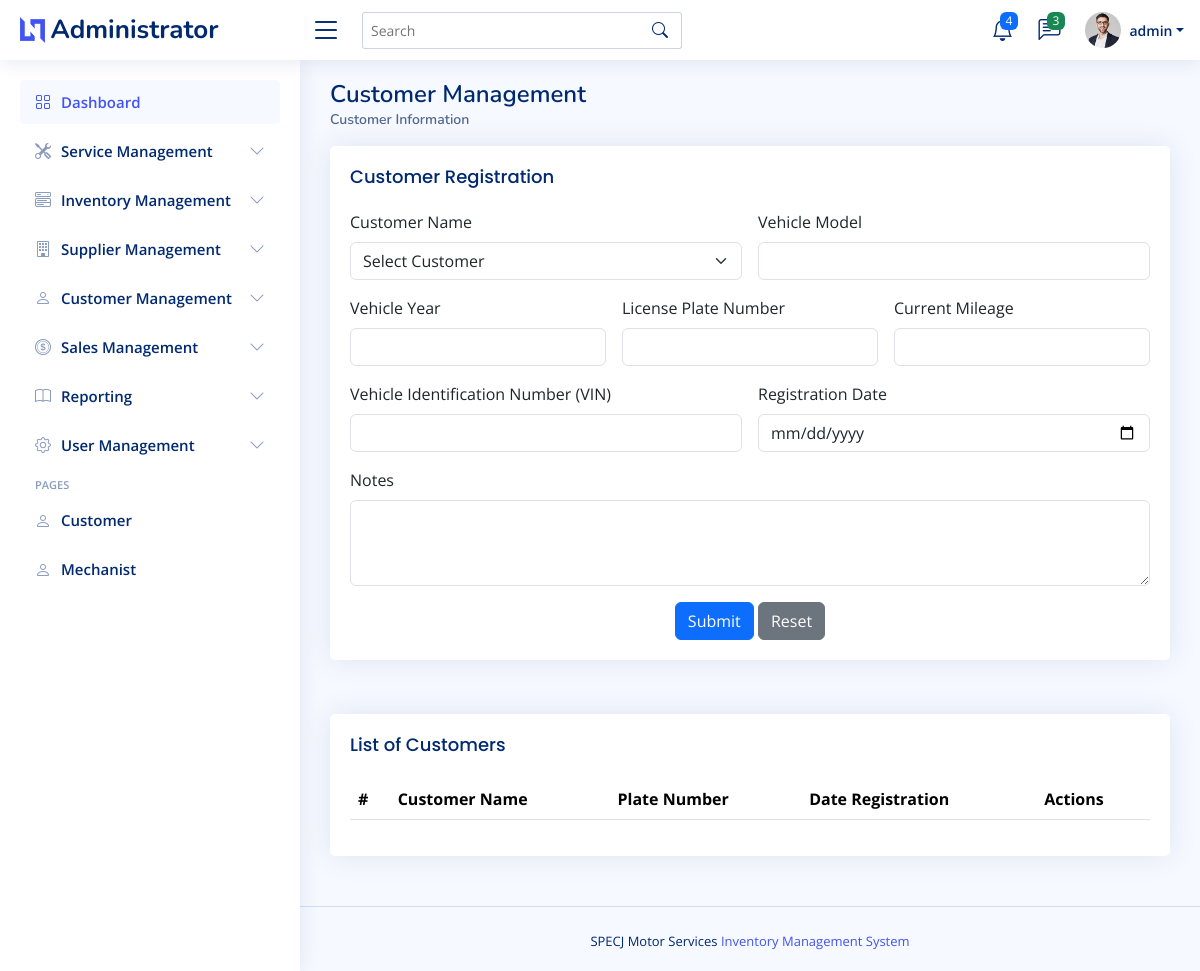
/admin/customer_vehicle_registration.php (signed in), run on an earlier commit of the app's database.
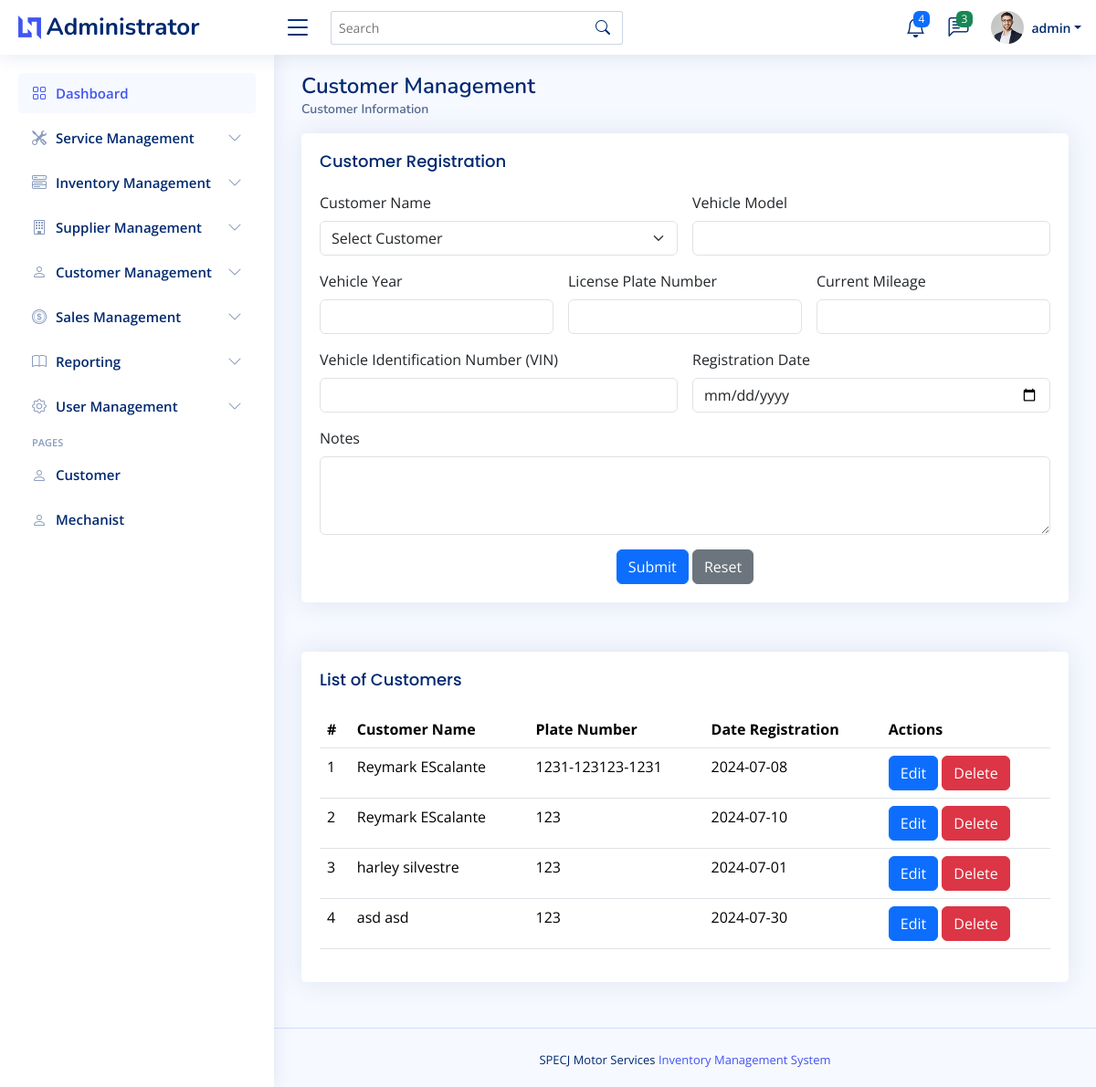
And on a later commit of the database.
### tables this page shows
CREATE TABLE `c_vehicles_registration_tbl`  (
  `id` int NOT NULL AUTO_INCREMENT,
  `customer_id` int NULL DEFAULT NULL,
  `vehicle_model` varchar(100) NOT NULL,
  `vehicle_year` int NOT NULL,
  `license_plate` varchar(20) NOT NULL,
  `mileage` int NULL DEFAULT NULL,
  `vin` varchar(50) NULL DEFAULT NULL,
  `registration_date` date NULL DEFAULT NULL,
  `notes` text NULL,
  PRIMARY KEY (`id`) USING BTREE,
  INDEX `customer_id`(`customer_id` ASC) USING BTREE,
  CONSTRAINT `c_vehicles_registration_tbl_ibfk_1` FOREIGN KEY (`customer_id`) REFERENCES `customers_tbl` (`id`) ON DELETE RESTRICT ON UPDATE RESTRICT
);

CREATE TABLE `customers_tbl`  (
  `id` int NOT NULL AUTO_INCREMENT,
  `c_firstname` varchar(255) NOT NULL,
  `c_lastname` varchar(100) NOT NULL,
  `email` varchar(100) NOT NULL,
  `phone` varchar(20) NOT NULL,
  `address` text NOT NULL,
  `registrationDate` timestamp NOT NULL DEFAULT current_timestamp,
  PRIMARY KEY (`id`) USING BTREE
);

### admin/customer_vehicle_registration.php (the view, shortened to what this page needs)
<?php include("admin_header.php"); ?>
<body>
    <?php
        include("admin_topnav.php");
        include("admin_sidenav.php");
    $sql_vehicle = "SELECT  c.id, c.c_firstname, c.c_lastname, c.phone, c.email, c.address,
    v.vehicle_model, v.vehicle_year, v.license_plate, v.mileage, v.vin, v.registration_date, v.notes , v.id
FROM customers_tbl c
INNER JOIN c_vehicles_registration_tbl v ON c.id = v.customer_id";
$result = $connection->query($sql_vehicle);
$c_vehicle = [];
if ($result->num_rows > 0) {
while($row = $result->fetch_assoc()) {
$c_vehicle[] = $row;
}
}
    ?>
    <main id="main" class="main">
        <div class="pagetitle">
            <h1>Customer Management</h1>
            <nav>
                <ol class="breadcrumb">
                    <li class="breadcrumb-item active">Customer Information</li>
                </ol>
            </nav>
        </div>
        <section class="section">
            <div class="row">
                <div class="col-lg-12">
                    <div class="card">
                        <div class="card-body">
                            <h5 class="card-title">Customer Registration</h5>
                            <form class="row g-3" action="process_code/customer_vehicle_registration.php" method="POST">
                                <div class="col-md-6">
                                    <label for="customer_name" class="form-label">Customer Name</label>
                                    <select name="customer_name" id="customer_name" class="form-select" onchange="updateCustomerInfo()">
                                        <option value="" selected>Select Customer</option>
                                    </select>
                                </div>
                                <div class="col-md-6">
                                    <label for="vehicle_model" class="form-label">Vehicle Model</label>
                                    <input type="text" class="form-control" id="vehicle_model" name="vehicle_model" required>
                                </div>
                                <div class="col-md-4">
                                    <label for="vehicle_year" class="form-label">Vehicle Year</label>
                                    <input type="number" class="form-control" id="vehicle_year" name="vehicle_year" required>
                                </div>
                                <div class="col-md-4">
                                    <label for="license_plate" class="form-label">License Plate Number</label>
                                    <input type="text" class="form-control" id="license_plate" name="license_plate" required>
                                </div>
                                <div class="col-md-4">
                                    <label for="mileage" class="form-label">Current Mileage</label>
                                    <input type="number" class="form-control" id="mileage" name="mileage">
                                </div>
                                <div class="col-md-6">
                                    <label for="vin" class="form-label">Vehicle Identification Number (VIN)</label>
                                    <input type="text" class="form-control" id="vin" name="vin">
                                </div>
                                <div class="col-md-6">
                                    <label for="registration_date" class="form-label">Registration Date</label>
                                    <input type="date" class="form-control" id="registration_date" name="registration_date">
                                </div>
                                <div class="col-md-12">
                                    <label for="notes" class="form-label">Notes</label>
                                    <textarea class="form-control" id="notes" name="notes" rows="3"></textarea>
                                </div>
                                <div class="text-center">
                                    <button type="submit" class="btn btn-primary">Submit</button>
                                    <button type="reset" class="btn btn-secondary">Reset</button>
                                </div>
                            </form>
                        </div>
                    </div>
                </div>
                <div class="col-lg-12 mt-4">
                    <div class="card">
                        <div class="card-body">
                            <h5 class="card-title">List of Customers</h5>
                            <div class="table-responsive">
                                <table class="table table-hover" id="customer_vehicle_datatable">
                                    <thead>
                                        <tr>
                                            <th scope="col">#</th>
                                            <th scope="col">Customer Name</th>
                                            <th scope="col">Plate Number</th>
                                            <th scope="col">Date Registration</th>
                                            <th scope="col">Actions</th>
                                        </tr>
                                    </thead>
                                    <tbody>
                                        <?php
                                            $count = 1;
                                            foreach ($c_vehicle as $vehicle) {
                                                echo "<tr>";
                                                echo "<td>".$count."</td>";
                                                echo "<td>".$vehicle['c_firstname'].' '.$vehicle['c_lastname']."</td>";
                                                echo "<td>".$vehicle['license_plate']."</td>";
                                                echo "<td>".$vehicle['registration_date']."</td>";
                                                echo "<td>";
                                                echo "<button class='btn btn-primary' data-toggle='modal' data-target='#editModal" . $vehicle['id'] . "'>Edit</button> ";
                                                echo "<button class='btn btn-danger' data-toggle='modal' data-target='#deleteModal" . $vehicle['id'] . "'>Delete</button>";
                                                echo "</td>";
                                                echo "</tr>";
                                                $count++;
                                            }
                                        ?>
                                    </tbody>
                                </table>
                            </div>
                        </div>
                    </div>
                </div>
            </div>
        </section>
    </main>
    <?php include("admin_footer.php"); ?>
</body>
</html>

### admin/admin_header.php (shortened to what this page needs)
<!DOCTYPE html>
<html lang="en">
<head>
  <link href="../assets/vendor/bootstrap/css/bootstrap.min.css" rel="stylesheet">
  <link href="../assets/vendor/bootstrap-icons/bootstrap-icons.css" rel="stylesheet">
  <link href="../assets/vendor/boxicons/css/boxicons.min.css" rel="stylesheet">
  <link href="../assets/vendor/quill/quill.snow.css" rel="stylesheet">
  <link href="../assets/vendor/quill/quill.bubble.css" rel="stylesheet">
  <link href="../assets/vendor/remixicon/remixicon.css" rel="stylesheet">
  <link href="../assets/vendor/simple-datatables/style.css" rel="stylesheet">
  <link href="../assets/vendor/simple-datatables/style.css" rel="stylesheet">
  <link rel="stylesheet" type="text/css" href="https://cdn.datatables.net/1.11.3/css/jquery.dataTables.css">
  <link href="../assets/css/style.css" rel="stylesheet">
</head>
<body>

### admin/admin_topnav.php (shortened to what this page needs)
<header id="header" class="header fixed-top d-flex align-items-center">
<div class="d-flex align-items-center justify-content-between">
  <a href="admin_dashboard.php" class="logo d-flex align-items-center">
    <img src="assets/img/logo.png" alt="">
    <span class="d-none d-lg-block">Administrator</span>
  </a>
  <i class="bi bi-list toggle-sidebar-btn"></i>
</div>
<div class="search-bar">
  <form class="search-form d-flex align-items-center" method="POST" action="#">
    <input type="text" name="query" placeholder="Search" title="Enter search keyword">
    <button type="submit" title="Search"><i class="bi bi-search"></i></button>
  </form>
</div>
<nav class="header-nav ms-auto">
  <ul class="d-flex align-items-center">
    <li class="nav-item dropdown">
      <a class="nav-link nav-icon" href="#" data-bs-toggle="dropdown">
        <i class="bi bi-bell"></i>
        <span class="badge bg-primary badge-number">4</span>
      </a>
    </li>
    <li class="nav-item dropdown">
      <a class="nav-link nav-icon" href="#" data-bs-toggle="dropdown">
        <i class="bi bi-chat-left-text"></i>
        <span class="badge bg-success badge-number">3</span>
      </a>
    </li>
    <li class="nav-item dropdown pe-3">
      <a class="nav-link nav-profile d-flex align-items-center pe-0" href="#" data-bs-toggle="dropdown">
        <img src="assets/img/profile-img.jpg" alt="Profile" class="rounded-circle">
        <span class="d-none d-md-block dropdown-toggle ps-2"><?php echo htmlspecialchars( $_SESSION['username'] ); ?></span>
      </a>
    </li>
  </ul>
</nav>
</header>

### admin/admin_sidenav.php (shortened to what this page needs)
<aside id="sidebar" class="sidebar">
<ul class="sidebar-nav" id="sidebar-nav">
  <li class="nav-item">
    <a class="nav-link " href="admin_dashboard.php">
      <i class="bi bi-grid"></i>
      <span>Dashboard</span>
    </a>
  </li>
  <li class="nav-item">
    <a class="nav-link collapsed" data-bs-target="#service-nav" data-bs-toggle="collapse" href="#">
      <i class="bi bi-tools"></i><span>Service Management</span><i class="bi bi-chevron-down ms-auto"></i>
    </a>
  </li>
  <li class="nav-item">
    <a class="nav-link collapsed" data-bs-target="#Inventory-nav" data-bs-toggle="collapse" href="#">
      <i class="bi bi-menu-button-wide"></i><span>Inventory Management</span><i class="bi bi-chevron-down ms-auto"></i>
    </a>
  </li>
  <li class="nav-item">
    <a class="nav-link collapsed" data-bs-target="#Supplier-nav" data-bs-toggle="collapse" href="#">
      <i class="bi bi-building"></i><span>Supplier Management</span><i class="bi bi-chevron-down ms-auto"></i>
    </a>
  </li>
  <li class="nav-item">
    <a class="nav-link collapsed" data-bs-target="#Customer-nav" data-bs-toggle="collapse" href="#">
      <i class="bi bi-person"></i><span>Customer Management</span><i class="bi bi-chevron-down ms-auto"></i>
    </a>
  </li>
  <li class="nav-item">
    <a class="nav-link collapsed" data-bs-target="#Sales-nav" data-bs-toggle="collapse" href="#">
      <i class="bi bi-coin"></i><span>Sales Management</span><i class="bi bi-chevron-down ms-auto"></i>
    </a>
  </li>
  <li class="nav-item">
    <a class="nav-link collapsed" data-bs-target="#Reporting-nav" data-bs-toggle="collapse" href="#">
      <i class="bi bi-book"></i><span>Reporting</span><i class="bi bi-chevron-down ms-auto"></i>
    </a>
  </li>
  <li class="nav-item">
    <a class="nav-link collapsed" data-bs-target="#User-nav" data-bs-toggle="collapse" href="#">
      <i class="bi bi-gear"></i><span>User Management</span><i class="bi bi-chevron-down ms-auto"></i>
    </a>
  </li>
  <li class="nav-heading">Pages</li>
  <li class="nav-item">
    <a class="nav-link collapsed" href="users-profile.html">
      <i class="bi bi-person"></i>
      <span>Customer</span>
    </a>
  </li>
  <li class="nav-item">
    <a class="nav-link collapsed" href="users-profile.html">
      <i class="bi bi-person"></i>
      <span>Mechanist</span>
    </a>
  </li>
</aside>

### admin/admin_footer.php (shortened to what this page needs)
<footer id="footer" class="footer">
<div class="credits">
SPECJ Motor Services <a href="#"> Inventory Management System</a>
</div>
  </footer>
</body>
</html>

### assets/css/style.css (style rules this page uses)
:root { scroll-behavior: smooth; }
body { font-family: "Open Sans", sans-serif; background: #f6f9ff; color: #444444; }
a { color: #4154f1; text-decoration: none; }
h1, h2, h3, h4, h5, h6 { font-family: "Nunito", sans-serif; }
#main { margin-top: 60px; padding: 20px 30px; transition: all 0.3s; }
.pagetitle { margin-bottom: 10px; }
.pagetitle h1 { font-size: 24px; margin-bottom: 0; font-weight: 600; color: #012970; }
.card { margin-bottom: 30px; border: none; border-radius: 5px; box-shadow: 0px 0 30px rgba(1, 41, 112, 0.1); }
.card-title { padding: 20px 0 15px 0; font-size: 18px; font-weight: 500; color: #012970; font-family: "Poppins", sans-serif; }
.card-body { padding: 0 20px 20px 20px; }
.breadcrumb { font-size: 14px; font-family: "Nunito", sans-serif; color: #899bbd; font-weight: 600; }
.breadcrumb .breadcrumb-item::before { color: #899bbd; }
.breadcrumb .active { color: #51678f; font-weight: 600; }
.logo { line-height: 1; }
@media (min-width: 1200px) { .logo { width: 280px; } }
.logo img { max-height: 26px; margin-right: 6px; }
.logo span { font-size: 26px; font-weight: 700; color: #012970; font-family: "Nunito", sans-serif; }
.header { transition: all 0.5s; z-index: 997; height: 60px; box-shadow: 0px 2px 20px rgba(1, 41, 112, 0.1); background-color: #fff; padding-left: 20px; }
.header .toggle-sidebar-btn { font-size: 32px; padding-left: 10px; cursor: pointer; color: #012970; }
.header .search-bar { min-width: 360px; padding: 0 20px; }
.header .search-form { width: 100%; }
.header .search-form input { border: 0; font-size: 14px; color: #012970; border: 1px solid rgba(1, 41, 112, 0.2); padding: 7px 38px 7px 8px; border-radius: 3px; transition: 0.3s; width: 100%; }
.header .search-form button { border: 0; padding: 0; margin-left: -30px; background: none; }
.header .search-form button i { color: #012970; }
.header-nav ul { list-style: none; }
.header-nav>ul { margin: 0; padding: 0; }
.header-nav .nav-icon { font-size: 22px; color: #012970; margin-right: 25px; position: relative; }
.header-nav .nav-profile { color: #012970; }
.header-nav .nav-profile img { max-height: 36px; }
.header-nav .nav-profile span { font-size: 14px; font-weight: 600; }
.header-nav .badge-number { position: absolute; inset: -2px -5px auto auto; font-weight: normal; font-size: 12px; padding: 3px 6px; }
.sidebar { position: fixed; top: 60px; left: 0; bottom: 0; width: 300px; z-index: 996; transition: all 0.3s; padding: 20px; overflow-y: auto; scrollbar-width: thin; scrollbar-color: #aab7cf transparent; box-shadow: 0px 0px 20px rgba(1, 41, 112, 0.1); background-color: #fff; }
@media (min-width: 1200px) { #main, #footer { margin-left: 300px; } }
.sidebar-nav { padding: 0; margin: 0; list-style: none; }
.sidebar-nav li { padding: 0; margin: 0; list-style: none; }
.sidebar-nav .nav-item { margin-bottom: 5px; }
.sidebar-nav .nav-heading { font-size: 11px; text-transform: uppercase; color: #899bbd; font-weight: 600; margin: 10px 0 5px 15px; }
.sidebar-nav .nav-link { display: flex; align-items: center; font-size: 15px; font-weight: 600; color: #4154f1; transition: 0.3; background: #f6f9ff; padding: 10px 15px; border-radius: 4px; }
.sidebar-nav .nav-link i { font-size: 16px; margin-right: 10px; color: #4154f1; }
.sidebar-nav .nav-link.collapsed { color: #012970; background: #fff; }
.sidebar-nav .nav-link.collapsed i { color: #899bbd; }
.sidebar-nav .nav-link .bi-chevron-down { margin-right: 0; transition: transform 0.2s ease-in-out; }
.footer { padding: 20px 0; font-size: 14px; transition: all 0.3s; border-top: 1px solid #cddfff; }
.footer .credits { padding-top: 5px; text-align: center; font-size: 13px; color: #012970; }

What changed in the data, as far as the page shows it:
added c_vehicles_registration_tbl: customer.c_firstname "Reymark", customer.c_lastname "EScalante", license_plate "1231-123123-1231", registration_date "2024-07-08"
added c_vehicles_registration_tbl: customer.c_firstname "Reymark", customer.c_lastname "EScalante", license_plate "123", registration_date "2024-07-10"
added c_vehicles_registration_tbl: customer.c_firstname "harley", customer.c_lastname "silvestre", license_plate "123", registration_date "2024-07-01"
added c_vehicles_registration_tbl: customer.c_firstname "asd", customer.c_lastname "asd", license_plate "123", registration_date "2024-07-30"
